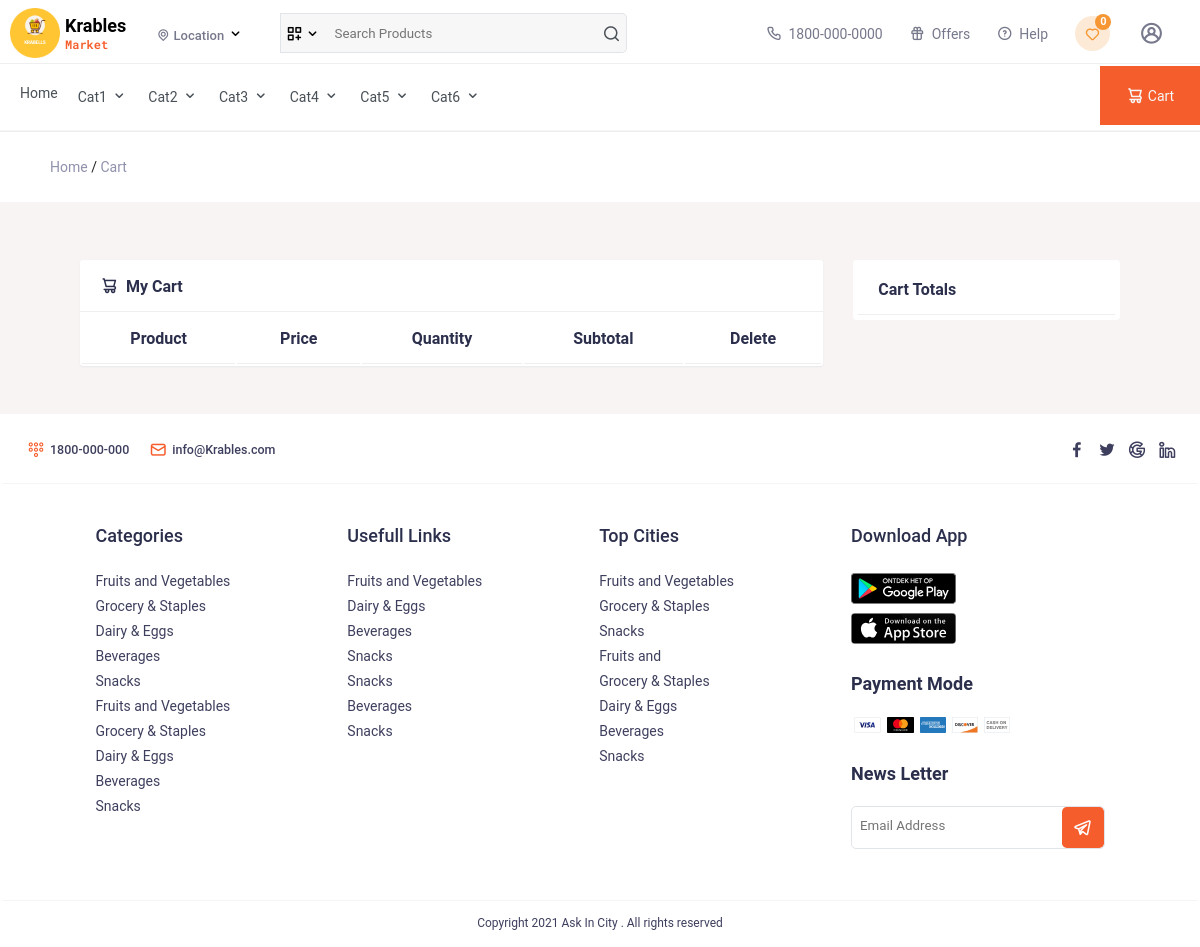
The app's page /cart.php with its own data.
### tables this page shows
CREATE TABLE `categories` (
  `id` int(11) NOT NULL,
  `category` varchar(255) NOT NULL,
  `status` tinyint(1) NOT NULL
);

### require/top.php (the view, shortened to what this page needs)
<?php
    require("utility/utility.php");
?>
<!DOCTYPE html>
<html lang="en">
<head>
    <link rel="stylesheet" href="assets/css/style.css" />
    <link rel="stylesheet" href="https://unicons.iconscout.com/release/v4.0.0/css/line.css" />
    <link rel="stylesheet" href="assets/css/owl.carousel.min.css" />
    <link rel="stylesheet" href="assets/css/owl.theme.default.min.css" />
</head>
<body>
    <header class="header">
        <div class="top-header">
            <div class="th">
                <div class="logo">
                    <a href="index.html">
                        <img src="assets/images/logo.png" alt="logo" />
                    </a>
                </div>
                <div class="name">
                    Krables <br />
                    <span>Market</span>
                </div>
                <div class="selecloc">
                    <div class="dropdown" tabindex="0">
                        <div class="text">
                            <i class="uil uil-location-point"></i>
                            <?php
               if(isset($_GET['utm_source'])){
                 $source=$_GET['utm_source'];
                $c=mysqli_num_rows(mysqli_query($con,"select * from city where id='$source'"));
                if($c==0){
                  redirect('index.php');
                  die();
                }
                if(isset($_SESSION['utm_source'])){
                  if($_GET['utm_source']!=$_SESSION['utm_source']){
                    if(isset($_SESSION['USER_CART'])){
                      unset($_SESSION['USER_CART']);
                      unset($_SESSION['CART_QTY']);
                    }
                    $_SESSION['utm_source']=$source;
                    echo getcity($con,$_SESSION['utm_source']);
                  }else{
                    echo getcity($con,$_SESSION['utm_source']);
                  }
                }else{
                  $_SESSION['utm_source']=$source;
                  echo getcity($con,$_SESSION['utm_source']);
                }
               }else{
                if(isset($_SESSION['utm_source'])){
                  echo getcity($con,$_SESSION['utm_source']);
                }else{
                  echo "Location";
                }
               }
               ?>
                        </div>
                        <i class="uil uil-angle-down icon__14"></i>
                    </div>
                </div>
                <div class="searchbox">
                    <span>
                        <i class="uil uil-create-dashboard" onclick="show_cat()"></i>
                        <i class="uil uil-angle-down icon__14" onclick="show_cat()"></i>
                    </span>
                    <form action="view.php" method="GET">
                        <input type="text" placeholder="Search Products" name="k" />
                        <button>
                            <i class="uil uil-search"></i>
                        </button>
                    </form>
                </div>
                <div class="rightbox">
                    <ul>
                        <li>
                            <a href="" class="rightlink">
                                <i class="uil uil-phone-alt"></i>
                                1800-000-0000
                            </a>
                        </li>
                        <li>
                            <a href="" class="rightlink">
                                <i class="uil uil-gift"></i>
                                Offers
                            </a>
                        </li>
                        <li>
                            <a href="" class="rightlink">
                                <i class="uil uil-question-circle"></i>
                                Help
                            </a>
                        </li>
                        <li>
                            <a href="wishlist.php" class="rightlink wl">
                                <i class="uil uil-heart icon_wishlist"></i>
                                <span class="noti_count1">
                                    <?php
                                        if(isset($_SESSION['USER_LOGIN'])){
                                            $uid=$_SESSION['USER_ID'];
                                            $num=mysqli_num_rows(mysqli_query($con,"select * from wishlist where u_id='$uid'"));
                                            echo $num;
                                        }else{
                                            echo 0;
                                        }
                                    ?>
                                </span>
                            </a>
                        </li>
                        <li class="user">
                            <a href="javascript:void(0)" class="rightlink">
                                <i class="uil uil-user-circle bg" onclick="show_userpanel()">
                                </i>
                            </a>
                        </li>
                    </ul>
                </div>
            </div>
        </div>
        <div class="bottom-header">
            <div class="sub-header">
                <nav>
                    <div class="div"><a href="index.php">Home</a></div>
                    <?php
                $res=mysqli_query($con,"select * from categories limit 10");
                while($row=mysqli_fetch_assoc($res)){
            ?>
                    <div class="div">
                        <?php
                echo $row['category'];
            ?>
                        <i class="uil uil-angle-down icon__14"></i>
                    </div>
                    <?php
                }
            ?>
                </nav>
                <div class="cart-right" onclick="control.redirect('cart.php')">
                    <i class="uil uil-shopping-cart-alt"></i>Cart
                </div>
            </div>
        </div>
    </header>

### records on screen
categories: category "Cat1"
categories: category "Cat2"
categories: category "Cat3"
categories: category "Cat4"
categories: category "Cat5"
categories: category "Cat6"
